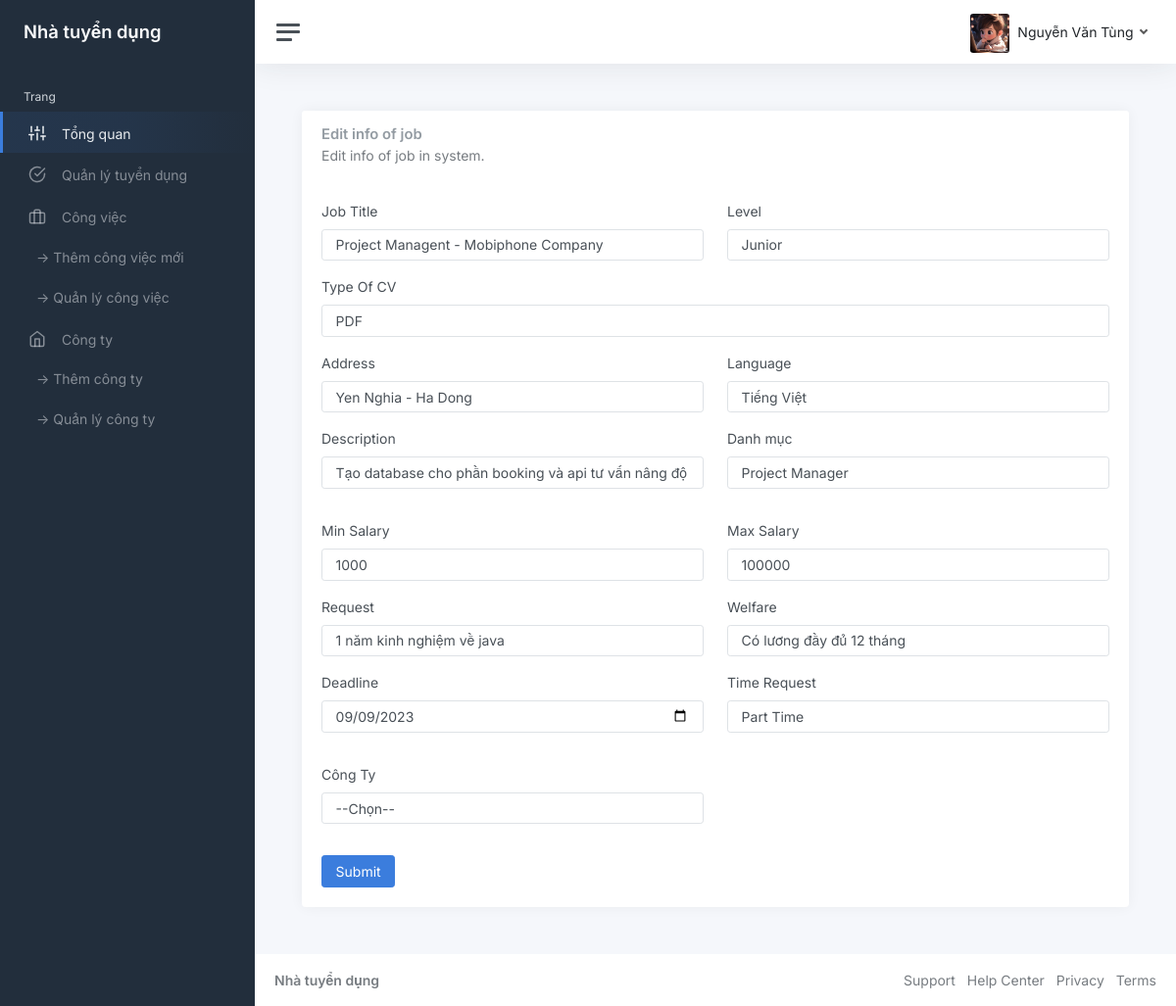
The app's page /recruiter/editjob.php?jobId=5 (signed in) with its own data.
### tables this page shows
CREATE TABLE `tbl_job` (
  `id` int(11) NOT NULL,
  `title` varchar(255) NOT NULL,
  `type_of_cv` varchar(150) NOT NULL,
  `level` varchar(255) NOT NULL,
  `address` varchar(255) NOT NULL,
  `min_salary` decimal(10,0) NOT NULL,
  `max_salary` decimal(10,0) NOT NULL,
  `description` varchar(255) NOT NULL,
  `require_job` varchar(255) NOT NULL,
  `welfare` varchar(255) NOT NULL,
  `language` varchar(255) NOT NULL,
  `userId` int(11) NOT NULL,
  `categoryId` int(11) NOT NULL,
  `companyId` int(11) NOT NULL,
  `deadline` date NOT NULL,
  `status` bit(1) NOT NULL,
  `is_approve` bit(1) NOT NULL,
  `is_remove` bit(1) NOT NULL,
  `time` varchar(255) NOT NULL
);

CREATE TABLE `tbl_category` (
  `catId` int(11) NOT NULL,
  `catName` varchar(255) NOT NULL
);

### lib/database.php (called while the page is built, shortened)
<?php
Class Database{
   public $host   = DB_HOST;
   public $user   = DB_USER;
   public $pass   = DB_PASS;
   public $dbname = DB_NAME;
   public $link;
private function connectDB(){
   $this->link = new mysqli($this->host, $this->user, $this->pass,
    $this->dbname);
 }
public function select($query){
  $result = $this->link->query($query) or
   die($this->link->error.__LINE__);
  if($result->num_rows > 0){
    return $result;
  } else {
    return false;
  }
 }
}

### classes/Job.php (called while the page is built, shortened)
<?php
$filepath = realpath(dirname(__FILE__));
include_once($filepath . '/../lib/database.php');
?>
<?php
class Job
{
    private $db;
    public function __construct()
    {
        $this->db = new Database();
    }
    public function getJobById($id)
    {
        $query = "SELECT * FROM tbl_job WHERE id = $id ";
        $result = $this->db->select($query);
        return $result;
    }
}
?>

### classes/Category.php (called while the page is built, shortened)
<?php
$filepath = realpath(dirname(__FILE__));
include_once($filepath . '/../lib/database.php');
?>
<?php
class Category
{
    private $db;
    public function __construct()
    {
        $this->db = new Database();
    }
    public function showAllCategory()
    {
        $query = "SELECT * FROM tbl_category ORDER BY catId desc";
        $result = $this->db->select($query);
        return $result;
    }
}
?>

### recruiter/editjob.php (the view, shortened to what this page needs)
<?php
include '../classes/Job.php';
include '../classes/Category.php';
?>
<?php
$class = new Job();
if ($_GET['jobId'] != null || isset($_GET['jobId'])) {
    $id = $_GET['jobId'];
}
?>
<!DOCTYPE html>
<html lang="en">
<head>
    <link href="./asset/css/app.css" rel="stylesheet">
</head>
<body>
    <div class="wrapper">
        <?php include('./inc/sidebar.php') ?>
        <div class="main">
            <?php include('./inc/header.php') ?>
            <main class="content">
                <div class="container-fluid p-0">
                    <main className="content">
                        <div className="container-fluid p-0">
                            <div class="card">
                                <div class="card-header">
                                    <h5 class="card-title">Edit info of job</h5>
                                    <h6 class="card-subtitle text-muted">Edit info of job in system.</h6>
                                </div>
                                <div class="card-body">
                                    <?php
                                    $getJobById = $class->getJobById($id);
                                    if ($getJobById) {
                                        while ($job = $getJobById->fetch_assoc()) {
                                            ?>
                                            <form method="POST" action="">
                                                <div class="row">
                                                    <div class="mb-3 col-md-6">
                                                        <label class="form-label" for="inputEmail4">Job Title</label>
                                                        <input type="text" class="form-control" id="inputEmail4" name='title'
                                                            value="<?= $job['title'] ?>" required />
                                                    </div>
                                                    <div class="mb-3 col-md-6">
                                                        <label class="form-label" for="inputPassword4">Level</label>
                                                        <input type="text" class="form-control" id="inputPassword4" name='level'
                                                            value="<?= $job['level'] ?>" required />
                                                    </div>
                                                </div>
                                                <div class="mb-3">
                                                    <label class="form-label" for="inputAddress">Type Of CV</label>
                                                    <input type="text" class="form-control" id="inputAddress" name='typesOfCV'
                                                        value="<?= $job['type_of_cv'] ?>" required />
                                                </div>
                                                <div class="row">
                                                    <div class="mb-3 col-md-6">
                                                        <label class="form-label" for="inputEmail4">Address</label>
                                                        <input type="text" class="form-control" id="inputEmail4" name='address'
                                                            value="<?= $job['address'] ?>" required />
                                                    </div>
                                                    <div class="mb-3 col-md-6">
                                                        <label class="form-label" for="inputEmail4">Language</label>
                                                        <input type="text" class="form-control" id="inputEmail4" name='language'
                                                            value="<?= $job['language'] ?>" required />
                                                    </div>
                                                    <div class="mb-3 col-md-6">
                                                        <label class="form-label" for="inputPassword4">Description</label>
                                                        <input type="text" class="form-control" id="inputPassword4"
                                                            name='description' value="<?= $job['description'] ?>" required />
                                                    </div>
                                                    <div class="mb-3 col-md-6">
                                                        <label class="form-label" for="inputPassword4">Danh mục</label>
                                                        <select name="category" class="form-control mb-3">
                                                            <?php
                                                            $cat = new Category();
                                                            $catList = $cat->showAllCategory();
                                                            if ($catList) {
                                                                while ($result = $catList->fetch_assoc()) {
                                                                    ?>
                                                                    <option <?php if ($job['categoryId'] == $result['catId']) {
                                                                        echo 'selected';
                                                                    } ?> value="<?php echo $result['catId'] ?>"><?php echo $result['catName'] ?></option>
                                                                    <?php
                                                                }
                                                            }
                                                            ?>
                                                        </select>
                                                    </div>
                                                </div>
                                                <div class="row">
                                                    <div class="mb-3 col-md-6">
                                                        <label class="form-label" for="inputEmail4">Min Salary</label>
                                                        <input type="number" class="form-control" id="inputEmail4"
                                                            name='minSalary' value="<?= $job['min_salary'] ?>" required />
                                                    </div>
                                                    <div class="mb-3 col-md-6">
                                                        <label class="form-label" for="inputPassword4">Max Salary</label>
                                                        <input type="number" class="form-control" id="inputPassword4"
                                                            name='maxSalary' value="<?= $job['max_salary'] ?>" required />
                                                    </div>
                                                </div>
                                                <div class="row">
                                                    <div class="mb-3 col-md-6">
                                                        <label class="form-label" for="inputEmail4">Request</label>
                                                        <input type="text" class="form-control" id="inputEmail4"
                                                            name='requireJob' value="<?= $job['require_job'] ?>" required />
                                                    </div>
                                                    <div class="mb-3 col-md-6">
                                                        <label class="form-label" for="inputPassword4">Welfare</label>
                                                        <input type="text" class="form-control" id="inputPassword4"
                                                            name='welfare' value="<?= $job['welfare'] ?>" required />
                                                    </div>
                                                    <div class="mb-3 col-md-6">
                                                        <label class="form-label" for="inputPassword4">Deadline</label>
                                                        <input type="date" class="form-control" id="inputPassword4"
                                                            name='deadline' value="<?= $job['deadline'] ?>" required />
                                                    </div>
                                                    <div class="mb-3 col-md-6">
                                                        <label class="form-label" for="inputPassword4">Time Request</label>
                                                        <select name="time" class="form-control mb-3">
                                                            <option selected="" value="<?= $job['time'] ?>">
                                                                <?= $job['time'] ?>
                                                            </option>
                                                        </select>
                                                    </div>
                                                    <div class="mb-3 col-md-6">
                                                        <label class="form-label" for="inputPassword4">Công Ty</label>
                                                        <select name="company" class="form-control mb-3">
                                                            <option selected="" value="0">--Chọn--</option>
                                                        </select>
                                                    </div>
                                                </div>
                                                <button type="submit" class="btn btn-primary">Submit</button>
                                            </form>
                                        <?php }
                                    } ?>
                                </div>
                            </div>
                        </div>
                    </main>
                </div>
            </main>
            <?php include('./inc/footer.php') ?>
        </div>
    </div>
</body>
</html>

### records on screen
tbl_job: title "Project Managent - Mobiphone Company", level "Junior", typesOfCV "PDF", address "Yen Nghia - Ha Dong", language "Tiếng Việt", description "Tạo database cho phần booking và api tư vấn nâng độ", category "Project Manager", minSalary "1000", maxSalary "100000", requireJob "1 năm kinh nghiệm về java", welfare "Có lương đầy đủ 12 tháng", deadline "09/09/2023", time "Part Time"

### other values on screen
Session::get('name') "Nguyễn Văn Tùng"
